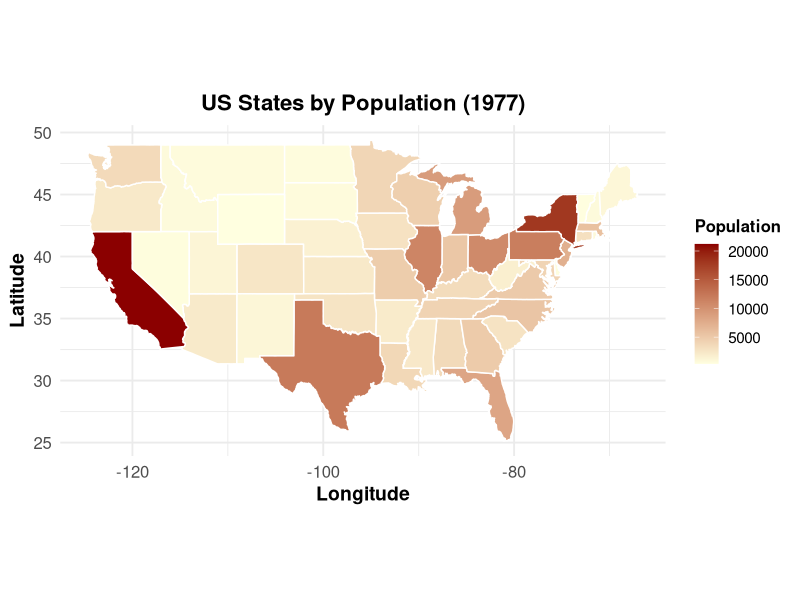

This figure's R source:
#Import libraries
library(ggplot2)
library(maps)
library(dplyr)

#Prepare map and data
us_map <- map_data("state")
state_data <- data.frame(state.x77) %>%
  mutate(State = tolower(rownames(state.x77)))
map_df <- us_map %>%
  left_join(state_data, by = c("region" = "State"))

#Create choropleth map
ggplot(map_df, aes(x = long, y = lat, group = group, fill = Population)) +
  geom_polygon(color = "white") +                                                 #state borders
  coord_fixed(1.3) +                                                              #fix aspect ratio
  scale_fill_gradient(low = "lightyellow", high = "darkred") +                    #color gradient
  labs(
    title = "US States by Population (1977)",                               #title
    fill = "Population",                                                    #legend title
    x = "Longitude",                                                        #x-axis
    y = "Latitude"                                                          #y-axis
  ) +
  theme_minimal(base_size = 14) +                                           #minimal theme
  theme(
    plot.title = element_text(face = "bold", hjust = 0.5, size = 16),       #title style
    axis.title = element_text(face = "bold"),                               #axis title style
    axis.text = element_text(size = 12),                                    #axis text style
    legend.title = element_text(face = "bold", size = 12),                  #legend title style
    legend.text = element_text(size = 11)                                   #legend text style
  )
